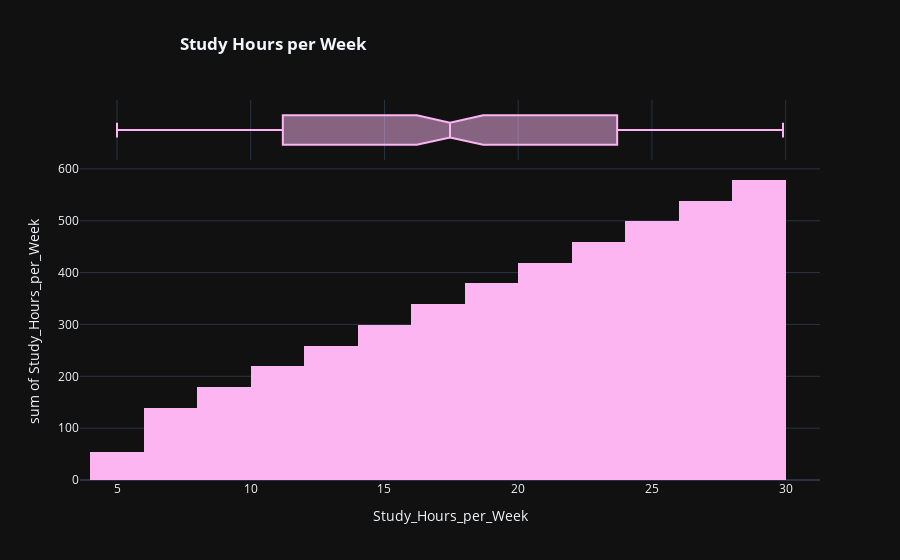

Notebook source saved alongside this figure:
### Code cell
fig=px.histogram(grades.groupby('Study_Hours_per_Week', as_index=False).sum().sort_values(by='Study_Hours_per_Week', ascending=True), x='Study_Hours_per_Week', y='Study_Hours_per_Week', color_discrete_sequence=['#fcb5f1'], template='plotly_dark',marginal='box', title='<b>Study Hours per Week')

fig.update_layout(title_x=0.2)

### Figure 1 — Plotly figure (JSON) as saved in the notebook; plotly's stock layout.template omitted (floating-point values rounded to 4 significant figures; data arrays with more than 128 entries replaced by an {"elided": "..."} marker saying what was removed)
{"data": [{"bingroup": "x", "histfunc": "sum", "hovertemplate": "Study_Hours_per_Week=%{x}<br>sum of Study_Hours_per_Week=%{y}<extra></extra>", "legendgroup": "", "marker": {"color": "#fcb5f1", "pattern": {"shape": ""}}, "name": "", "orientation": "v", "showlegend": false, "type": "histogram", "x": {"elided": "250 float values"}, "xaxis": "x", "y": {"elided": "250 float values"}, "yaxis": "y"}, {"hovertemplate": "Study_Hours_per_Week=%{x}<extra></extra>", "legendgroup": "", "marker": {"color": "#fcb5f1"}, "name": "", "notched": true, "showlegend": false, "type": "box", "x": {"elided": "250 float values"}, "xaxis": "x2", "yaxis": "y2"}], "layout": {"barmode": "relative", "legend": {"tracegroupgap": 0}, "title": {"text": "<b>Study Hours per Week", "x": 0.2}, "xaxis": {"anchor": "y", "domain": [0, 1], "title": {"text": "Study_Hours_per_Week"}}, "xaxis2": {"anchor": "y2", "domain": [0, 1], "matches": "x", "showgrid": true, "showticklabels": false}, "yaxis": {"anchor": "x", "domain": [0, 0.8316], "title": {"text": "sum of Study_Hours_per_Week"}}, "yaxis2": {"anchor": "x2", "domain": [0.8416, 1], "matches": "y2", "showgrid": false, "showline": false, "showticklabels": false, "ticks": ""}}}
